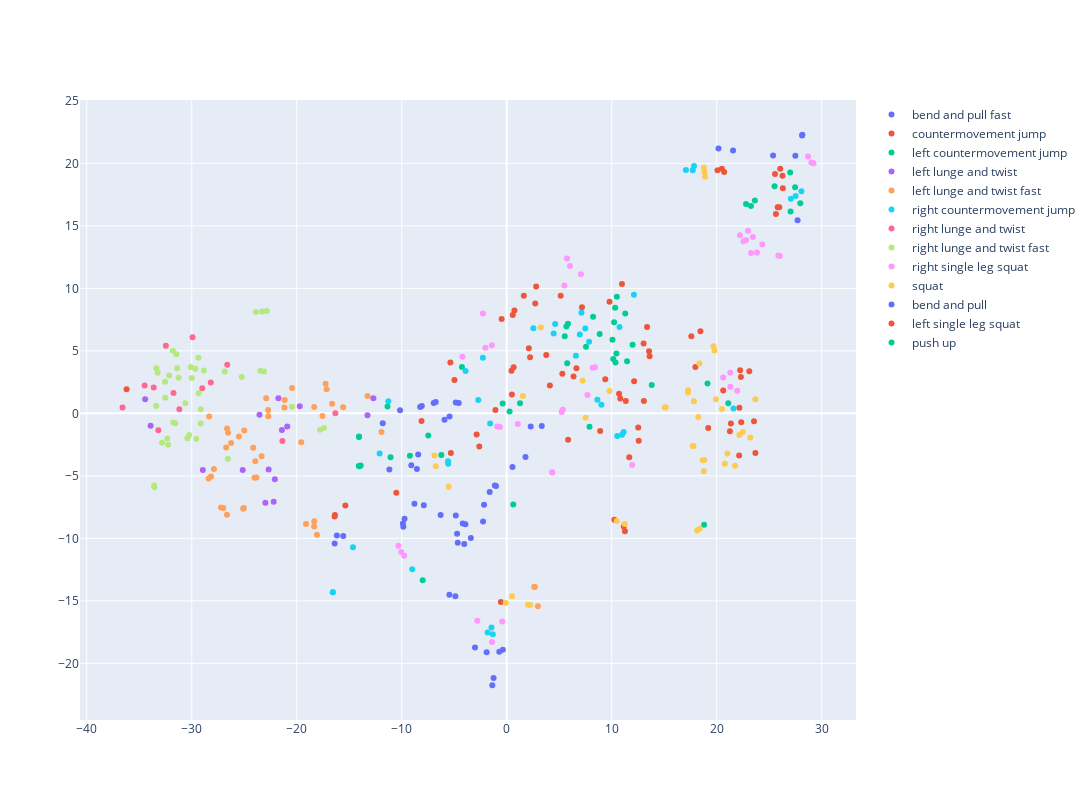

Write notebook code for a chart like this one.
### Code cell
from sklearn.manifold import TSNE 

tsne = TSNE(n_components=2,random_state=0)
train_projections = tsne.fit_transform(train_embeddings)

fig = go.Figure(data=[go.Scatter(name=exer,x=train_projections[ train_labels==i,0],y=train_projections[train_labels==i,1],mode='markers')
                     for i,exer in enumerate(desc_to_action)  ])
fig.update_layout(width=1600, height=800)
fig.show()
